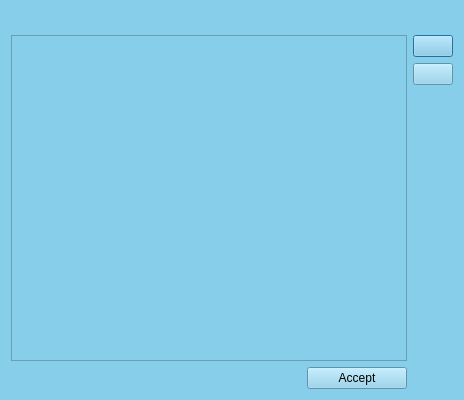
<?xml version="1.0" encoding="UTF-8"?>
<ui version="4.0">
 <class>Dialog</class>
 <widget class="QDialog" name="Dialog">
  <property name="geometry">
   <rect>
    <x>0</x>
    <y>0</y>
    <width>464</width>
    <height>400</height>
   </rect>
  </property>
  <property name="windowTitle">
   <string>Dialog</string>
  </property>
  <property name="styleSheet">
   <string notr="true">background-color: #87CEEB;</string>
  </property>
  <layout class="QGridLayout" name="gridLayout">
   <item row="1" column="1">
    <layout class="QVBoxLayout" name="verticalLayout">
     <item>
      <widget class="QPushButton" name="add">
       <property name="text">
        <string/>
       </property>
      </widget>
     </item>
     <item>
      <widget class="QPushButton" name="remove">
       <property name="text">
        <string/>
       </property>
      </widget>
     </item>
     <item>
      <spacer name="verticalSpacer">
       <property name="orientation">
        <enum>Qt::Vertical</enum>
       </property>
       <property name="sizeHint" stdset="0">
        <size>
         <width>20</width>
         <height>40</height>
        </size>
       </property>
      </spacer>
     </item>
    </layout>
   </item>
   <item row="3" column="0">
    <layout class="QHBoxLayout" name="horizontalLayout">
     <item>
      <spacer name="horizontalSpacer">
       <property name="orientation">
        <enum>Qt::Horizontal</enum>
       </property>
       <property name="sizeHint" stdset="0">
        <size>
         <width>40</width>
         <height>20</height>
        </size>
       </property>
      </spacer>
     </item>
     <item>
      <widget class="QPushButton" name="accept">
       <property name="minimumSize">
        <size>
         <width>100</width>
         <height>0</height>
        </size>
       </property>
       <property name="text">
        <string>Accept</string>
       </property>
      </widget>
     </item>
    </layout>
   </item>
   <item row="0" column="0">
    <widget class="QLabel" name="label">
     <property name="font">
      <font>
       <pointsize>12</pointsize>
       <weight>75</weight>
       <bold>true</bold>
      </font>
     </property>
     <property name="text">
      <string/>
     </property>
     <property name="alignment">
      <set>Qt::AlignCenter</set>
     </property>
    </widget>
   </item>
   <item row="1" column="0">
    <widget class="QTableWidget" name="tableWidget">
     <property name="alternatingRowColors">
      <bool>false</bool>
     </property>
    </widget>
   </item>
  </layout>
 </widget>
 <resources/>
 <connections/>
</ui>
